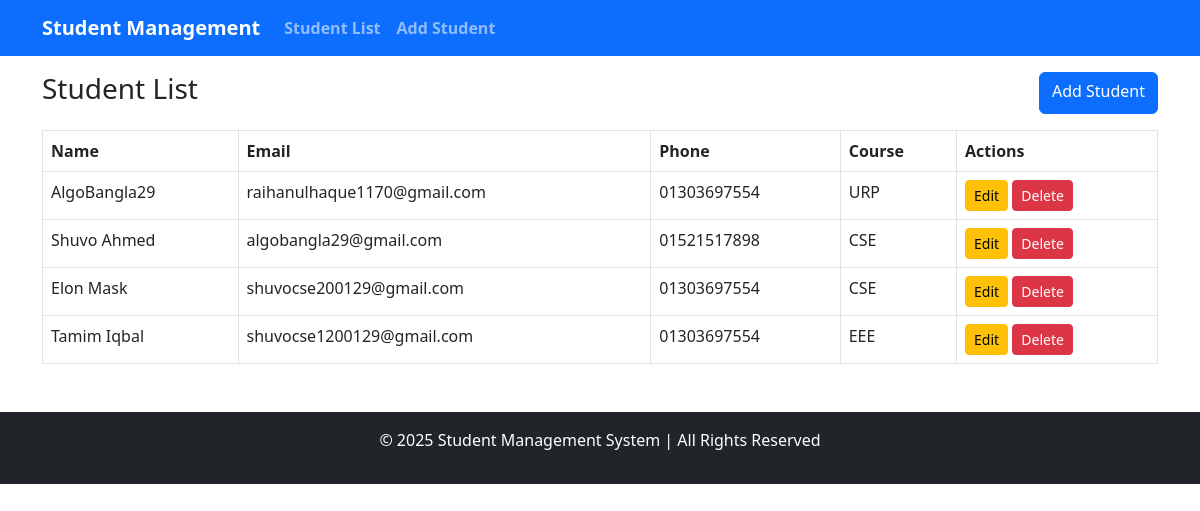
The page / on the database its author committed.
### students/models.py (models this page shows, shortened)
class Student(models.Model):
    name = models.CharField(max_length=100)
    email = models.EmailField(unique=True)
    phone = models.CharField(max_length=15)
    course = models.CharField(max_length=100)

### students/views.py (the view)
# urls.py: path('', student_list, name='student_list'),
def student_list(request):
    students = Student.objects.all()
    return render(request, 'students/student_list.html', {'students': students})

### students/templates/students/student_list.html
{% extends 'students/base.html' %}
{% block content %}
<div class="d-flex justify-content-between">
    <h3>Student List</h3>
    <a href="{% url 'student_create' %}" class="btn btn-primary">Add Student</a>
</div>
<table class="table table-bordered mt-3">
    <thead>
        <tr>
            <th>Name</th>
            <th>Email</th>
            <th>Phone</th>
            <th>Course</th>
            <th>Actions</th>
        </tr>
    </thead>
    <tbody>
        {% for student in students %}
        <tr>
            <td>{{ student.name }}</td>
            <td>{{ student.email }}</td>
            <td>{{ student.phone }}</td>
            <td>{{ student.course }}</td>
            <td>
                <a href="{% url 'student_update' student.id %}" class="btn btn-warning btn-sm">Edit</a>
                <a href="{% url 'student_delete' student.id %}" class="btn btn-danger btn-sm">Delete</a>
            </td>
        </tr>
        {% empty %}
        <tr>
            <td colspan="5" class="text-center">No students found</td>
        </tr>
        {% endfor %}
    </tbody>
</table>
{% endblock %}

### students/templates/students/base.html (shortened to what this page needs)
<!DOCTYPE html>
<html lang="en">
<head>
    <link rel="stylesheet" href="https://cdn.jsdelivr.net/npm/bootstrap@5.3.0/dist/css/bootstrap.min.css">
</head>
<body>
    <nav class="navbar navbar-expand-lg navbar-dark bg-primary">
        <div class="container">
            <a class="navbar-brand fw-bold" href="{% url 'student_list' %}">Student Management</a>
            <div class="collapse navbar-collapse" id="navbarNav">
                <ul class="navbar-nav">
                    <li class="nav-item">
                        <a class="nav-link fw-bold" href="{% url 'student_list' %}">Student List</a>
                    </li>
                    <li class="nav-item">
                        <a class="nav-link fw-bold" href="{% url 'student_create' %}">Add Student</a>
                    </li>
                </ul>
            </div>
        </div>
    </nav>
    <div class="container mt-3">
        {% block content %}{% endblock %}
    </div>
    <footer class="bg-dark text-white text-center py-3 mt-5">
        <p>&copy; 2025 Student Management System | All Rights Reserved</p>
    </footer>
</body>
</html>

### rows shown on the page
Student: name "AlgoBangla29", email "raihanulhaque1170@gmail.com", phone "01303697554", course "URP"
Student: name "Shuvo Ahmed", email "algobangla29@gmail.com", phone "01521517898", course "CSE"
Student: name "Elon Mask", email "shuvocse200129@gmail.com", phone "01303697554", course "CSE"
Student: name "Tamim Iqbal", email "shuvocse1200129@gmail.com", phone "01303697554", course "EEE"
